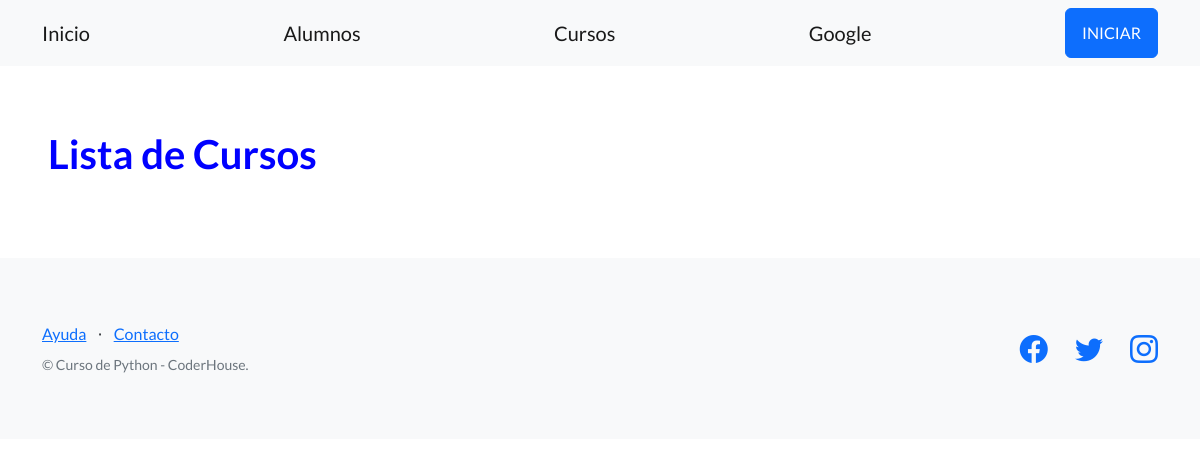
Before: /studios/cursos/ with the older database file.
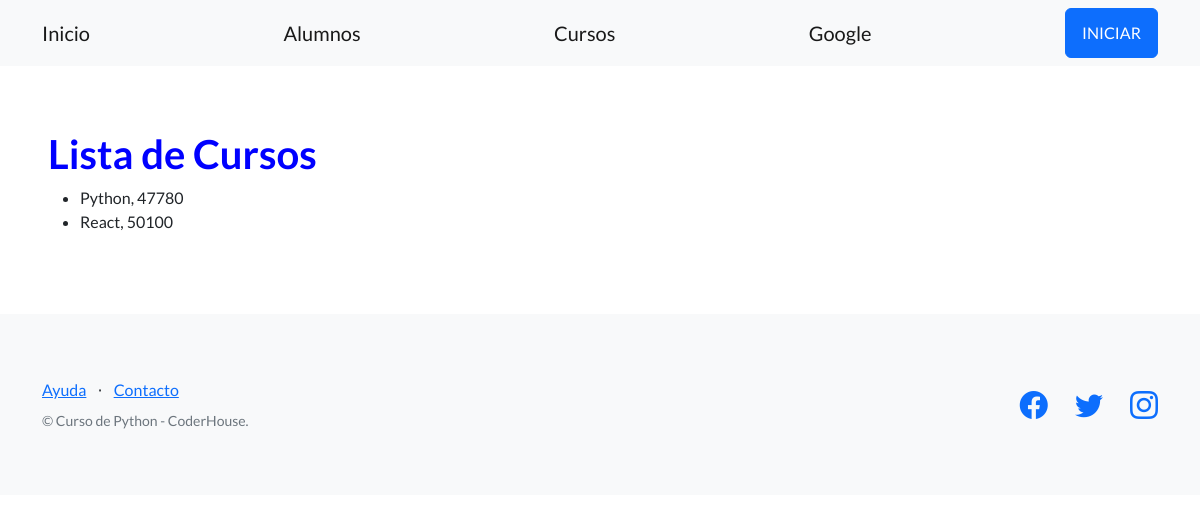
After: the same page with the newer database file.
### control_studios/models.py (models this page shows, shortened)
class Curso(models.Model):
   nombre = models.CharField(max_length=64)
   comision = models.IntegerField()

### control_studios/views.py (the view)
# urls.py: path("cursos/", listar_cursos, name="lista_cursos"),
def listar_cursos(request):
    contexto = {
        "cursos": Curso.objects.all(),
    }
    http_response = render(
        request=request,
        template_name='control_studios/lista_cursos.html',
        context=contexto,
    )
    return http_response

### control_studios/templates/control_studios/lista_cursos.html (shortened to what this page needs)
{% extends "base.html" %}
    {% block contenido %}
    <h1 style="color:blue;">
      Lista de Cursos
    </h1>
    <ul>
    {% for curso in cursos %}
    <li>
      {{ curso.nombre}}, {{ curso.comision}}
    </li>
    {% endfor %}
    </ul>
    {% endblock contenido %}

Changed rows visible on the page:
added Curso: nombre "Python", comision "47780"
added Curso: nombre "React", comision "50100"
